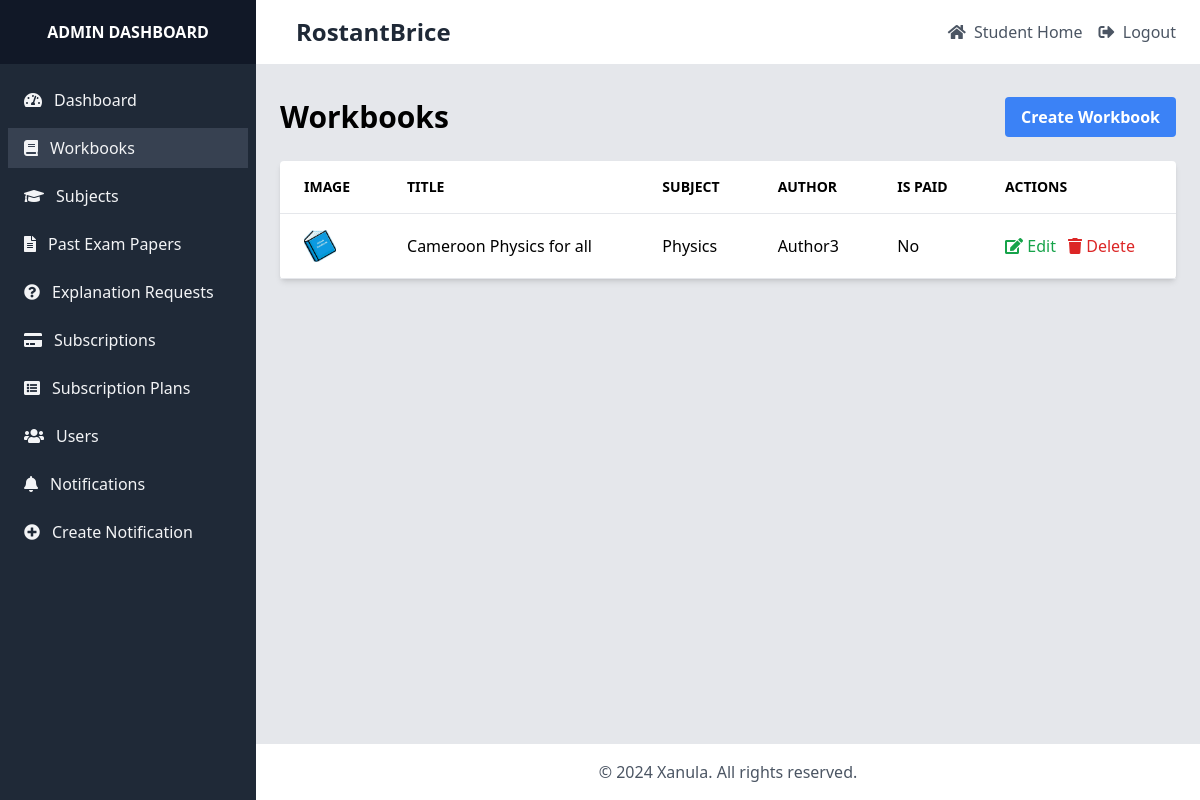
/staff/workbooks/ (signed in), run on an earlier commit of the app's database.
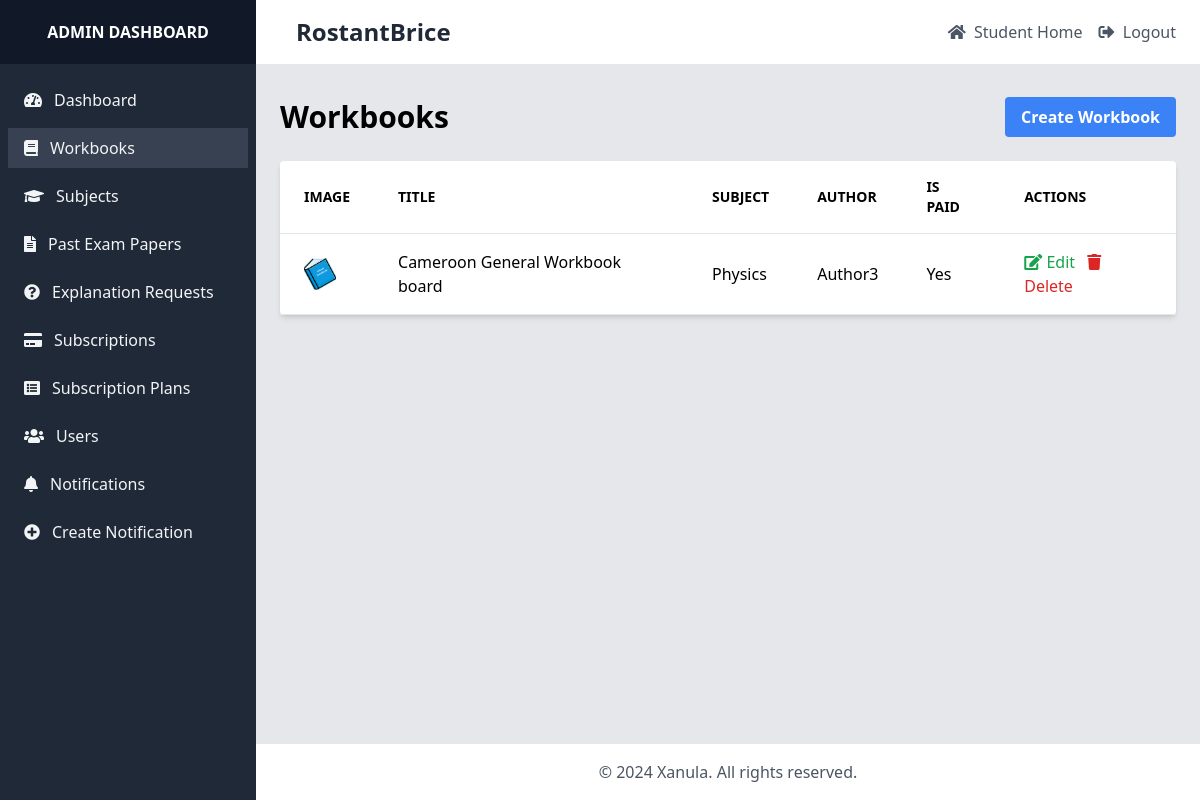
And on a later commit of the database.
### core/models.py (models this page shows, shortened)
class Workbook(models.Model):
    title = models.CharField(max_length=200)
    subject = models.ForeignKey(Subject, on_delete=models.CASCADE)
    author = models.ForeignKey(Author, on_delete=models.CASCADE)
    is_paid = models.BooleanField(default=False)
    image = models.ImageField(upload_to='workbook_images/', default='default_workbook.png')
    archived_by = GenericRelation(ArchivedItem)

class Subject(models.Model):
    name = models.CharField(max_length=100)
    def __str__(self):
        return self.name

class Author(models.Model):
    name = models.CharField(max_length=100)
    unique_code = models.CharField(default=generate_unique_code,max_length=20, unique=True)
    def __str__(self):
        return self.name

### admin_dashboard/views.py (the view)
# urls.py: path('workbooks/', views.WorkbookListView.as_view(), name='workbook_list'),
class WorkbookListView(StaffRequiredMixin, ListView):
    model = Workbook
    template_name = 'admin_dashboard/workbook_list.html'
    context_object_name = 'workbooks'
    paginate_by = 20

### admin_dashboard/views.py (called while the page is built)
    def test_func(self):
        return self.request.user.is_staff

### core/context_processors.py (called while the page is built, shortened)
def notification_count(request):
    if request.user.is_authenticated:
        count = ExplanationRequest.objects.filter(user=request.user, status='pending').count()
        return {'notification_count': count}
    return {'notification_count': 0}

def general_notification_count(request):
    return {'unread_notifications_count': 0}

### templates/admin_dashboard/workbook_list.html (shortened to what this page needs)
{% extends 'admin_dashboard/base.html' %}
{% block content %}
<div class="flex justify-between items-center mb-6">
    <h1 class="text-3xl font-bold">Workbooks</h1>
    <a href="{% url 'admin_dashboard:workbook_create' %}" class="bg-blue-500 hover:bg-blue-700 text-white font-bold py-2 px-4 rounded">
        Create Workbook
    </a>
</div>
<div class="bg-white shadow-md rounded my-6">
    <table class="text-left w-full border-collapse">
        <thead>
            <tr>
                <th class="py-4 px-6 bg-grey-lightest font-bold uppercase text-sm text-grey-dark border-b border-grey-light">Image</th>
                <th class="py-4 px-6 bg-grey-lightest font-bold uppercase text-sm text-grey-dark border-b border-grey-light">Title</th>
                <th class="py-4 px-6 bg-grey-lightest font-bold uppercase text-sm text-grey-dark border-b border-grey-light">Subject</th>
                <th class="py-4 px-6 bg-grey-lightest font-bold uppercase text-sm text-grey-dark border-b border-grey-light">Author</th>
                <th class="py-4 px-6 bg-grey-lightest font-bold uppercase text-sm text-grey-dark border-b border-grey-light">Is Paid</th>
                <th class="py-4 px-6 bg-grey-lightest font-bold uppercase text-sm text-grey-dark border-b border-grey-light">Actions</th>
            </tr>
        </thead>
        <tbody>
            {% for workbook in workbooks %}
            <tr class="hover:bg-grey-lighter">
                <td class="py-4 px-6 border-b border-grey-light">
                    <img src="{{ workbook.image.url }}" alt="{{ workbook.title }}" class="w-8 h-8 object-cover rounded">
                </td>
                <td class="py-4 px-6 border-b border-grey-light">{{ workbook.title }}</td>
                <td class="py-4 px-6 border-b border-grey-light">{{ workbook.subject }}</td>
                <td class="py-4 px-6 border-b border-grey-light">{{ workbook.author }}</td>
                <td class="py-4 px-6 border-b border-grey-light">{{ workbook.is_paid|yesno:"Yes,No" }}</td>
                <td class="py-4 px-6 border-b border-grey-light">
                    <a href="{% url 'admin_dashboard:workbook_update' workbook.id %}" class="text-green-600 hover:text-green-900 mr-2">
                        <i class="fas fa-edit"></i> Edit
                    </a>
                    <a href="{% url 'admin_dashboard:workbook_delete' workbook.id %}" class="text-red-600 hover:text-red-900">
                        <i class="fas fa-trash"></i> Delete
                    </a>
                </td>
            </tr>
            {% endfor %}
        </tbody>
    </table>
</div>
{% endblock %}

What changed in the data, as far as the page shows it:
changed Workbook "Physics": title "Cameroon Physics for all" → "Cameroon General Workbook board"; is_paid "No" → "Yes"
